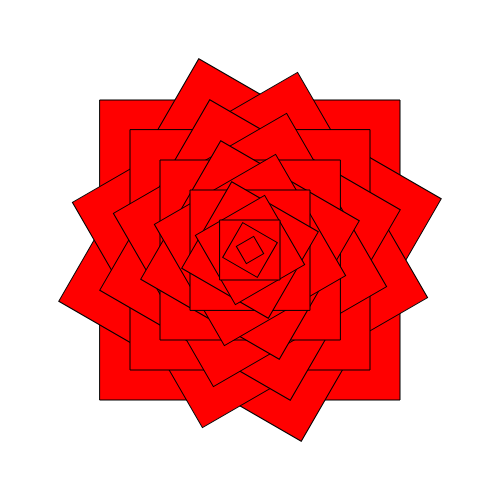
Frame 1 (no input)
Frame 60 (no input): identical to frame 1, image omitted
Frame 120 (the mouse pressed at the canvas centre since frame 60): identical to frame 1, image omitted

The p5.js sketch that drew this single still picture (run headless with seeded random() and noise() and a simulated clock; from frame 60 on, the mouse is pressed at the canvas centre):

// p5.js sketch
// ── sketch.js
/*
Ejemplo Push-Pop Matrix
Francisco Zamorano, 2023
*/

function setup() {
  createCanvas(500, 500);
  rectMode(CENTER);
}

function draw() {
  background(255);

  //Ahora que ya sabemos como rotar, hagámos un poco de FOR LOOP FUN!
  
  //En cada vuelta del loop rotaremos un poco, y haremos que cada cuadrado se vaya achicando
  for (let i=0; i<15; i++) {
    push();
    translate(width/2, height/2); 
    rotate(radians(30*i)); 
    fill(255,0,0);
    rect(0, 0, 300-20*i, 300-20*i); 
    pop();
  }
}
